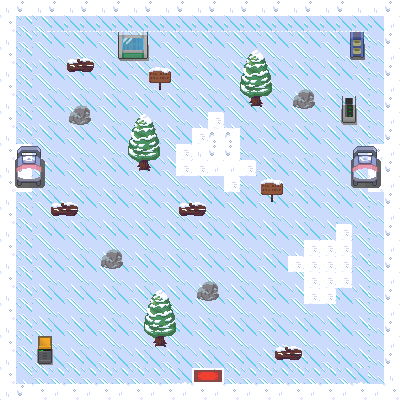

A 2D game scene composited from a Tiled map and its tileset images. What follows is a short description and the map's XML, with each tile layer's data collapsed to a summary:
An orthogonal 25x25 tile map with 16x16 px tiles, 3 tile layers (background, walls, elements), 3 tilesets and 39 objects (33x collision, 4x health_zone, exit_house7, spawn_house7).

<map version="1.5" tiledversion="1.6.0" orientation="orthogonal" renderorder="right-down" width="25" height="25" tilewidth="16" tileheight="16" infinite="0" nextlayerid="5" nextobjectid="42">
 <tileset firstgid="1" source="nature.tsx" />
 <tileset firstgid="721" source="winter.tsx" />
 <tileset firstgid="1441" source="house.tsx" />
 <layer id="1" name="background" width="25" height="25">
  <data>[625 cells, 625 non-empty, 4 distinct tile ids]</data>
 </layer>
 <layer id="2" name="walls" width="25" height="25">
  <data>[625 cells, 184 non-empty, 4 distinct tile ids]</data>
 </layer>
 <layer id="3" name="elements" width="25" height="25">
  <data>[625 cells, 211 non-empty, 63 distinct tile ids]</data>
 </layer>
 <objectgroup id="4" name="objects">
  <object id="1" type="collision" x="0.490913" y="0.490913" width="398.131" height="16.2001" />
  <object id="2" type="collision" x="0.490913" y="16.6911" width="15.2183" height="367.694" />
  <object id="3" type="collision" x="0.490913" y="381.931" width="398.622" height="17.182" />
  <object id="4" type="collision" x="394.694" y="16.2001" width="12.2728" height="362.785" />
  <object id="5" type="collision" x="118.31" y="29.4548" width="28.9639" height="29.4548" />
  <object id="6" type="collision" x="65.7824" y="57.9278" width="28.473" height="17.182" />
  <object id="7" type="collision" x="148.256" y="69.2188" width="24.0548" height="16.2001" />
  <object id="8" type="collision" x="249.384" y="94.7463" width="12.7637" height="10.8001" />
  <object id="9" type="collision" x="293.075" y="91.3099" width="19.6365" height="17.6729" />
  <object id="11" type="collision" x="348.058" y="30.4366" width="18.6547" height="30.4366" />
  <object id="12" type="collision" x="338.73" y="93.7645" width="17.182" height="30.4366" />
  <object id="13" type="collision" x="137.947" y="157.583" width="11.7819" height="12.7637" />
  <object id="14" type="collision" x="68.7279" y="106.528" width="24.0548" height="16.6911" />
  <object id="15" type="collision" x="192.929" y="126.165" width="46.1459" height="50.0732" />
  <object id="16" type="collision" x="175.256" y="144.819" width="16.6911" height="31.9094" />
  <object id="17" type="collision" x="223.857" y="178.202" width="15.7092" height="14.2365" />
  <object id="18" type="collision" x="239.075" y="157.583" width="17.182" height="20.6184" />
  <object id="19" type="collision" x="207.656" y="109.474" width="16.6911" height="15.2183" />
  <object id="20" type="collision" x="260.675" y="181.147" width="23.0729" height="14.2365" />
  <object id="21" type="collision" x="51.055" y="202.747" width="26.5093" height="14.7274" />
  <object id="22" type="collision" x="178.202" y="202.747" width="28.9639" height="12.7637" />
  <object id="23" type="collision" x="100.637" y="247.911" width="21.6002" height="24.5457" />
  <object id="24" type="collision" x="303.875" y="240.057" width="30.4366" height="62.8369" />
  <object id="25" type="collision" x="335.785" y="223.857" width="15.7092" height="63.3278" />
  <object id="26" type="collision" x="286.693" y="255.766" width="16.2001" height="16.2001" />
  <object id="27" type="collision" x="198.329" y="283.257" width="19.1456" height="19.6365" />
  <object id="28" type="collision" x="38.7822" y="335.785" width="14.7274" height="29.9457" />
  <object id="29" type="collision" x="272.948" y="348.549" width="30.4366" height="11.291" />
  <object id="30" type="collision" x="152.183" y="332.348" width="14.7274" height="13.7456" />
  <object id="31" name="exit_house7" x="193.911" y="366.221" width="28.9639" height="15.7092" />
  <object id="32" name="spawn_house7" x="203.729" y="340.694">
   <point />
  </object>
  <object id="33" name="health_zone" x="16.6911" y="127.147" width="42.7095" height="17.182" />
  <object id="34" name="health_zone" x="42.2186" y="143.838" width="17.6729" height="42.7095" />
  <object id="35" name="health_zone" x="16.2001" y="189.002" width="44.6731" height="13.7456" />
  <object id="37" name="health_zone" x="343.148" y="128.128" width="43.2004" height="69.7097" />
  <object id="38" type="collision" x="15.7092" y="143.347" width="27.4911" height="45.164" />
  <object id="39" type="collision" x="347.566" y="140.401" width="5.89093" height="48.1095" />
  <object id="40" type="collision" x="348.058" y="185.565" width="41.7276" height="4.90912" />
  <object id="41" type="collision" x="345.848" y="135.001" width="42.7094" height="4.90912" />
 </objectgroup>
</map>
